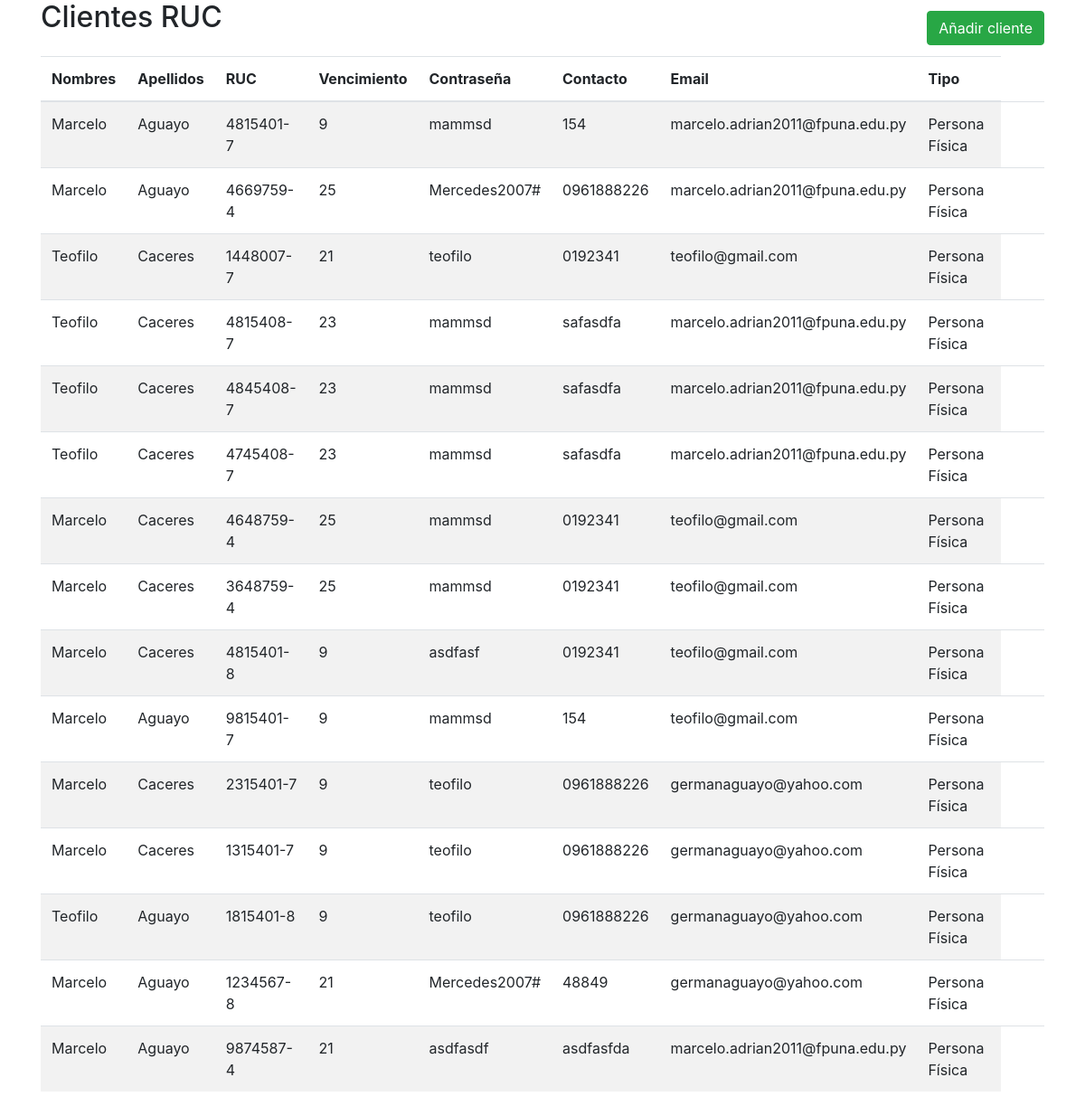
Before: /clients/clientesruc/ with the older database file.
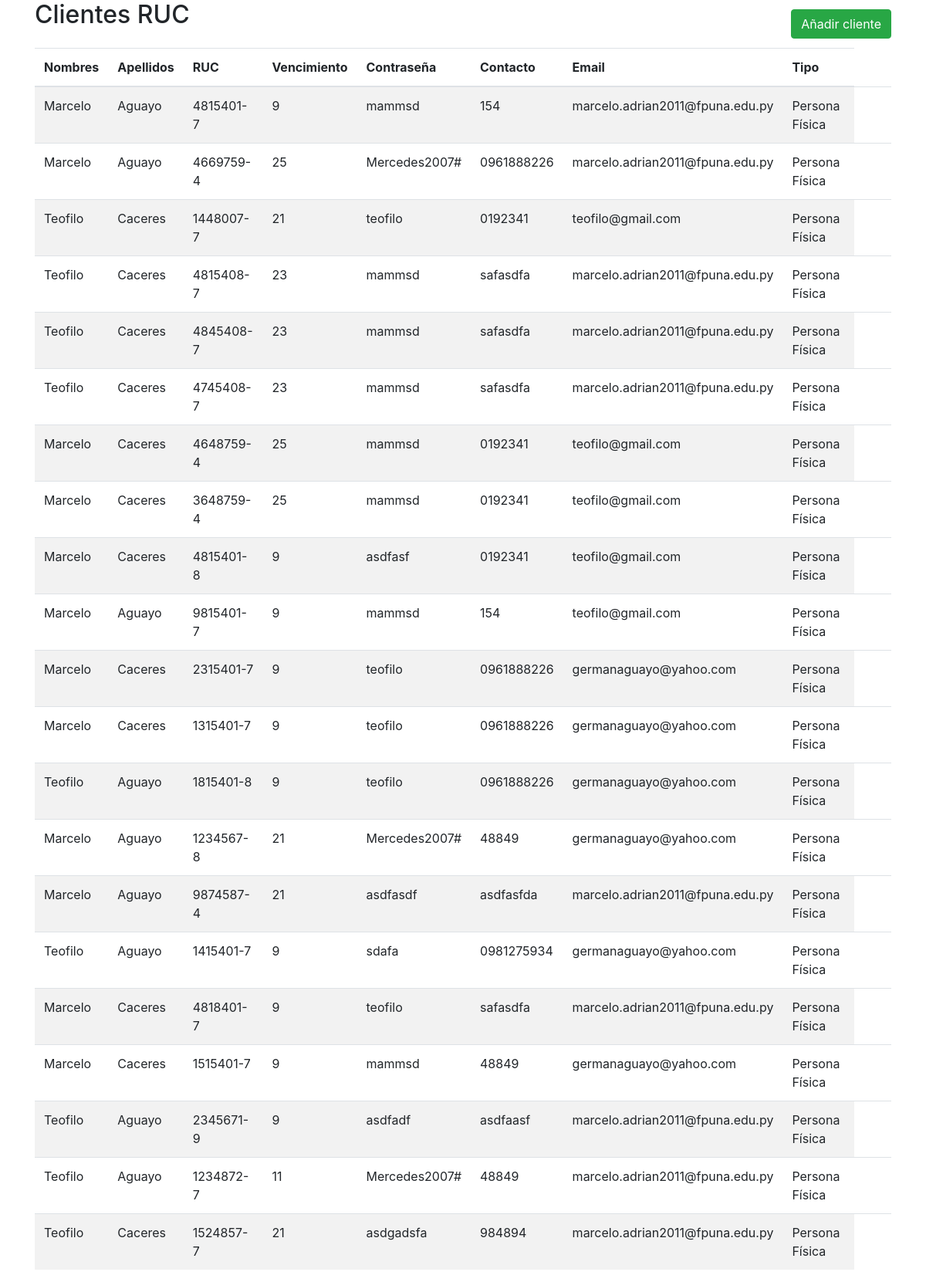
After: the same page with the newer database file.
### clients/models.py (models this page shows, shortened)
class Persona(models.Model):
    ruc = models.CharField(max_length=11, unique=True)
    contrasena = models.CharField(max_length=25, default='', )
    vencimiento = models.CharField(max_length=10, default='', )
    telefono = models.CharField(max_length=15, blank=True, null=True)
    email = models.EmailField(blank=True, null=True)
    class Meta:
        abstract = True

class PersonaFisica(Persona):
    nombre = models.CharField(max_length=100)
    apellido = models.CharField(max_length=100)
    cedula = models.CharField(max_length=8)
    fecha_nacimiento = models.DateField(null=True)
    direccion = models.CharField(max_length=100, blank=True)

### clients/views.py (the view)
# urls.py: path('clientesruc/', clientes_ruc_view, name='clientesruc'),
def clientes_ruc_view(request):
    form_persona_fisica = PersonaFisicaForm(request.session.pop('form_data', None) if request.session.get('form_type') == 'fisica' else None)
    form_persona_juridica = PersonaJuridicaForm(request.session.pop('form_data', None) if request.session.get('form_type') == 'juridica' else None)
    personas_fisicas = PersonaFisica.objects.all()
    personas_juridicas = PersonaJuridica.objects.all()
    return render(request, 'clients/clientesruc.html', {
        'personas_fisicas': personas_fisicas,
        'personas_juridicas': personas_juridicas,
        'form_persona_fisica': form_persona_fisica,
        'form_persona_juridica': form_persona_juridica,
        'show_modal': 'form_type' in request.session,
    })

### clients/templates/clients/clientesruc.html (shortened to what this page needs)
{% extends 'base.html' %}
{% block content %}
<div class="content">
    <div class="container">
        <div class="row align-items-center          ">
            <div class="col-md-6">
                <h2 class="mb-4">Clientes RUC</h2>
            </div>
            <div class="col-md-6 text-right">
                <button type="button" class="btn btn-success" data-toggle="modal" data-target="#modalCrearCliente">
                    Añadir cliente
                  </button>
            </div>
        </div>
        <div class="table-responsive">
            <table class="table table-striped custom-table">
                <thead>
                    <tr>
                        <th scope="col">Nombres</th>
                        <th scope="col">Apellidos</th>
                        <th scope="col">RUC</th>
                        <th scope="col">Vencimiento</th>
                        <th scope="col">Contraseña</th>
                        <th scope="col">Contacto</th>
                        <th scope="col">Email</th>
                        <th scope="col">Tipo</th>
                    </tr>
                </thead>
                <tbody>
                    {% for persona in personas_fisicas %}
                    <tr class="table-row" data-client-id="{{ persona.id }}">
                        <td >{{ persona.nombre }}</td>
                        <td>{{ persona.apellido }}</td>
                        <td>{{ persona.ruc }}</td>
                        <td>{{ persona.vencimiento }}</td>
                        <td>{{ persona.contrasena }}</td>
                        <td>{{ persona.telefono }}</td>
                        <td>{{ persona.email }}</td>
                        <td>Persona Física</td>
                    {% endfor %}
                </tbody>
            </table>
        </div>
    </div>
</div>
{% endblock %}

### templates/base.html (shortened to what this page needs)
<!DOCTYPE html>
<html lang="en">
<head>
    <link href="https://stackpath.bootstrapcdn.com/bootstrap/4.5.2/css/bootstrap.min.css" rel="stylesheet">
</head>
<body>
<main>
    {% block content %}{% endblock %}
</main>
</body>
</html>

### clients/templates/clients/clientesruc.html (style rules this page uses)
.table-responsive { overflow-x: visible; }
.table-row { position: relative; }

Changed rows visible on the page:
added PersonaFisica: nombre "Teofilo", apellido "Aguayo", ruc "1415401-7", vencimiento "9", contrasena "sdafa", telefono "0981275934", email "germanaguayo@yahoo.com"
added PersonaFisica: nombre "Marcelo", apellido "Caceres", ruc "4818401-7", vencimiento "9", contrasena "teofilo", telefono "safasdfa", email "marcelo.adrian2011@fpuna.edu.py"
added PersonaFisica: nombre "Marcelo", apellido "Caceres", ruc "1515401-7", vencimiento "9", contrasena "mammsd", telefono "48849", email "germanaguayo@yahoo.com"
added PersonaFisica: nombre "Teofilo", apellido "Aguayo", ruc "2345671-9", vencimiento "9", contrasena "asdfadf", telefono "asdfaasf", email "marcelo.adrian2011@fpuna.edu.py"
added PersonaFisica: nombre "Teofilo", apellido "Aguayo", ruc "1234872-7", vencimiento "11", contrasena "Mercedes2007#", telefono "48849", email "marcelo.adrian2011@fpuna.edu.py"
added PersonaFisica: nombre "Teofilo", apellido "Caceres", ruc "1524857-7", vencimiento "21", contrasena "asdgadsfa", telefono "984894", email "marcelo.adrian2011@fpuna.edu.py"
